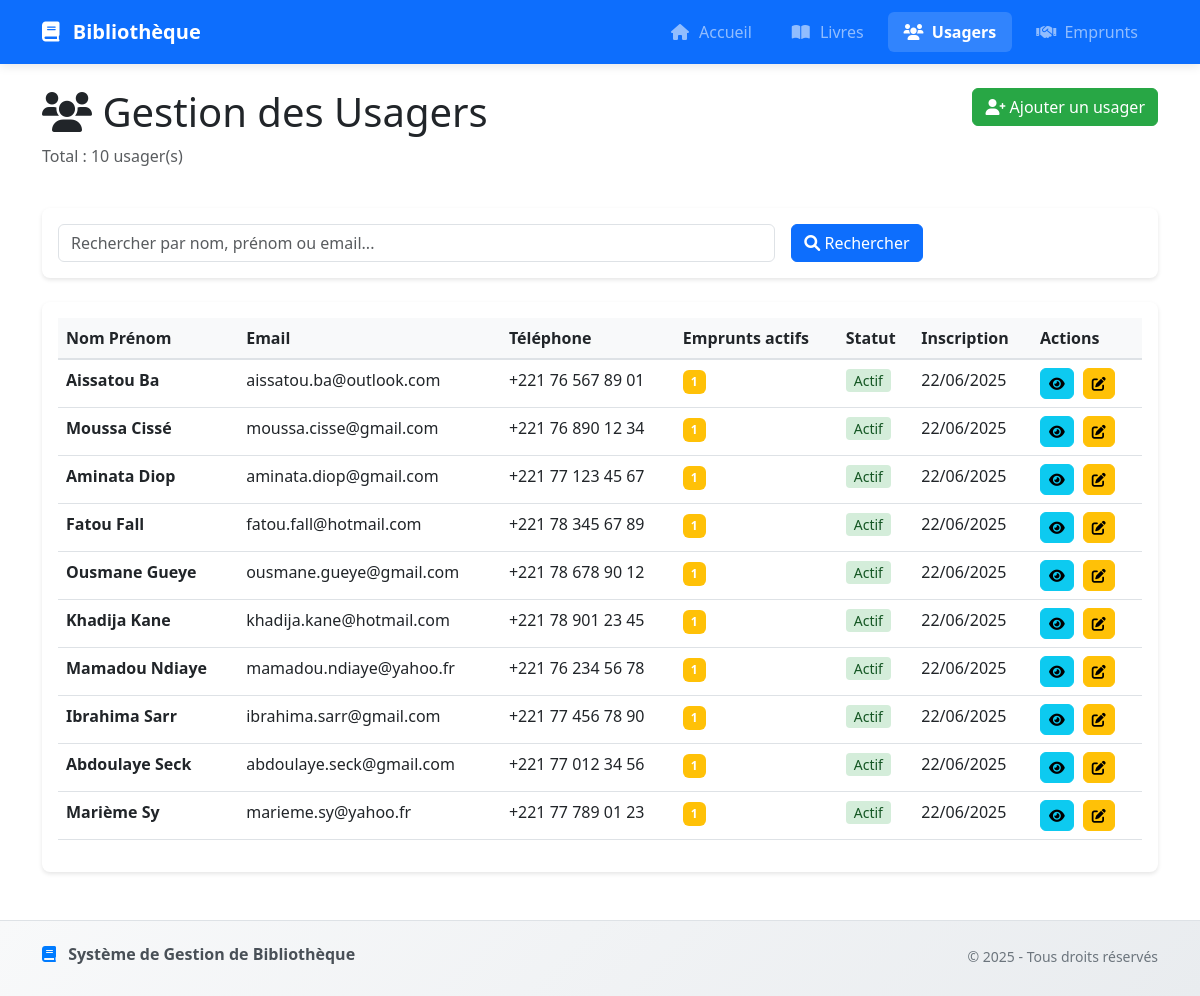
Page /pages/usagers/usagers.php on the earlier database version.
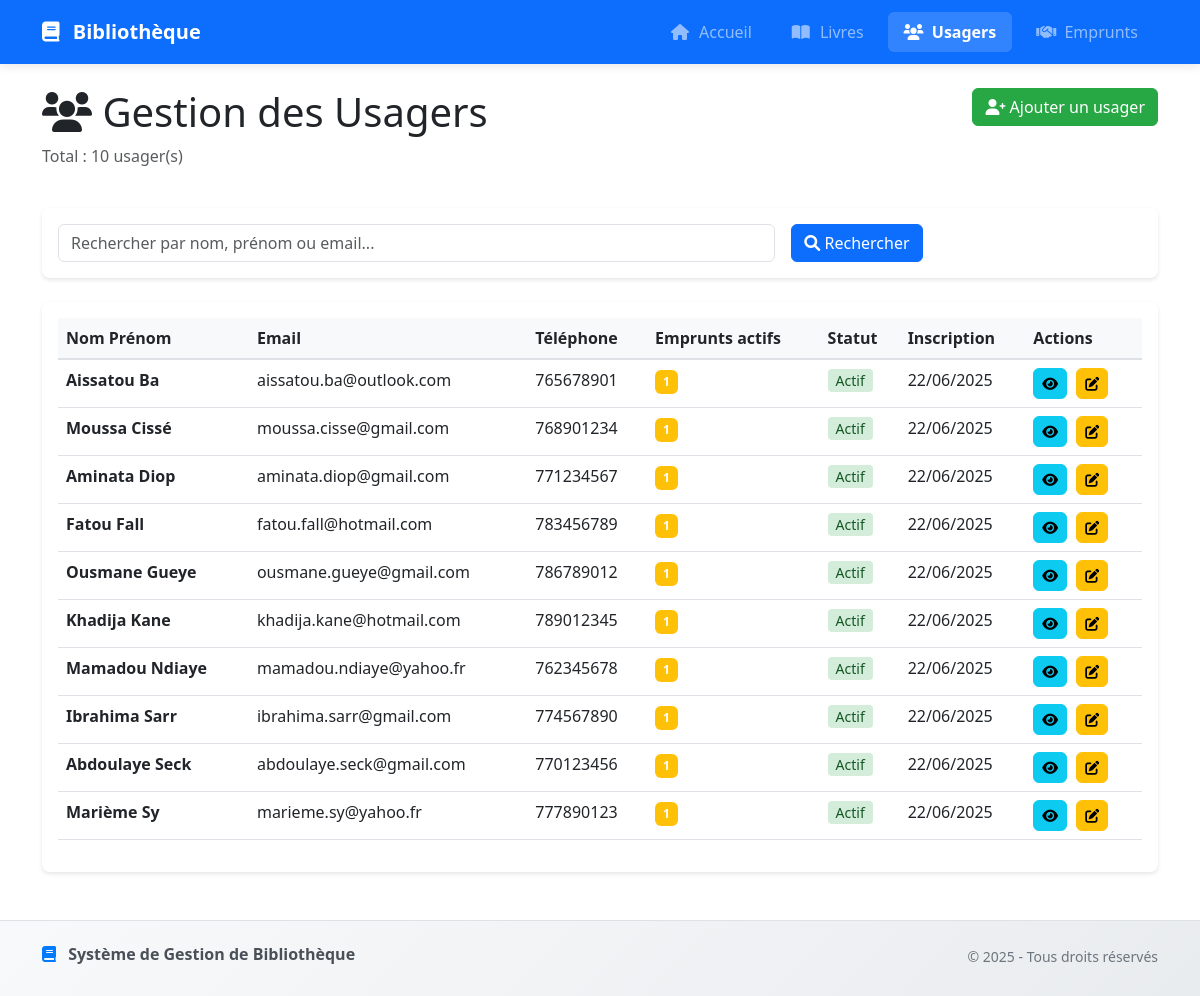
Same page on the later database version.
### tables this page shows
CREATE TABLE usagers (
    id INT PRIMARY KEY AUTO_INCREMENT,
    nom VARCHAR(100) NOT NULL,
    prenom VARCHAR(100) NOT NULL,
    email VARCHAR(255) UNIQUE NOT NULL,
    telephone VARCHAR(20),
    date_inscription TIMESTAMP DEFAULT CURRENT_TIMESTAMP,
    statut ENUM('actif', 'suspendu') DEFAULT 'actif'
);

### pages/usagers/usagers.php (the view, shortened to what the changed rows need)
<?php
require_once '../../config/database.php';
require_once '../../includes/functions.php';
$search = $_GET['search'] ?? '';
$page = max(1, (int)($_GET['page'] ?? 1));
$per_page = 10;
$result = getUsagers($pdo, $search, $page, $per_page);
$usagers = $result['usagers'];
include '../../includes/header.php';
?>
<link rel="stylesheet" href="../../assets/css/usagers.css">
<div class="row mb-4">
    <div class="col-md-8">
        <h1><i class="fas fa-users"></i> Gestion des Usagers</h1>
    </div>
</div>
<div class="card">
    <div class="card-body">
        <?php if (!empty($usagers)): ?>
            <div class="table-responsive">
                <table class="table table-hover">
                    <thead>
                        <tr>
                            <th>Nom Prénom</th>
                            <th>Email</th>
                            <th>Téléphone</th>
                            <th>Emprunts actifs</th>
                            <th>Statut</th>
                            <th>Inscription</th>
                            <th>Actions</th>
                        </tr>
                    </thead>
                    <tbody>
                        <?php foreach ($usagers as $usager): ?>
                            <tr>
                                <td>
                                    <strong><?php echo htmlspecialchars($usager['prenom'] . ' ' . $usager['nom']); ?></strong>
                                </td>
                                <td><?php echo htmlspecialchars($usager['email']); ?></td>
                                <td><?php echo htmlspecialchars($usager['telephone'] ?? '-'); ?></td>
                                <td>
                                    <?php if ($usager['emprunts_actifs'] > 0): ?>
                                        <span class="badge bg-warning">
                                            <?php echo $usager['emprunts_actifs']; ?>
                                        </span>
                                    <?php else: ?>
                                        <span class="text-muted">0</span>
                                    <?php endif; ?>
                                </td>
                                <td><?php echo getBadgeStatut($usager['statut']); ?></td>
                                <td><?php echo formaterDate($usager['date_inscription']); ?></td>
                                <td>
                                    <a href="voirUsager.php?id=<?php echo $usager['id']; ?>"
                                       class="btn btn-sm btn-info btn-action">
                                        <i class="fas fa-eye"></i>
                                    </a>
                                    <a href="?modifier=<?php echo $usager['id']; ?>"
                                       class="btn btn-sm btn-warning btn-action">
                                        <i class="fas fa-edit"></i>
                                    </a>
                                </td>
                            </tr>
                        <?php endforeach; ?>
                    </tbody>
                </table>
            </div>
        <?php endif; ?>
    </div>
</div>
<?php include '../../includes/footer.php'; ?>

### includes/functions.php (shortened to what the changed rows need)
<?php
function getUsagers($pdo, $search = '', $page = 1, $per_page = 10) {
    $offset = ($page - 1) * $per_page;
    try {
        $where_clause = '';
        $params = [];
        $stmt = $pdo->prepare("SELECT COUNT(*) as total FROM usagers $where_clause");
        $stmt->execute($params);
        $total_usagers = $stmt->fetch()['total'];
        $total_pages = ceil($total_usagers / $per_page);
        $stmt = $pdo->prepare("
            SELECT u.*,
                   COALESCE(e.emprunts_actifs, 0) as emprunts_actifs
            FROM usagers u
            LEFT JOIN (
                SELECT usager_id, COUNT(*) as emprunts_actifs
                FROM emprunts
                WHERE statut = 'en_cours'
                GROUP BY usager_id
            ) e ON u.id = e.usager_id
            $where_clause
            ORDER BY u.nom, u.prenom
            LIMIT $per_page OFFSET $offset
        ");
        $stmt->execute($params);
        $usagers = $stmt->fetchAll();
        return [
            'success' => true,
            'usagers' => $usagers,
            'total' => $total_usagers,
            'total_pages' => $total_pages,
            'current_page' => $page
        ];
    } catch (PDOException $e) {
        return [
            'success' => false,
            'error' => 'Erreur lors de la récupération des usagers : ' . $e->getMessage(),
            'usagers' => [],
            'total' => 0,
            'total_pages' => 0,
            'current_page' => 1
        ];
    }
}
function formaterDate($date) {
    return date('d/m/Y', strtotime($date));
}
function getBadgeStatut($statut) {
    if ($statut === 'actif') {
        return '<span class="status-actif">Actif</span>';
    } else {
        return '<span class="status-retard">Suspendu</span>';
    }
}

Differences in the rows shown:
changed usagers "Aissatou Ba": telephone "+221 76 567 89 01" → "765678901"
changed usagers "Moussa Cissé": telephone "+221 76 890 12 34" → "768901234"
changed usagers "Aminata Diop": telephone "+221 77 123 45 67" → "771234567"
changed usagers "Fatou Fall": telephone "+221 78 345 67 89" → "783456789"
changed usagers "Ousmane Gueye": telephone "+221 78 678 90 12" → "786789012"
changed usagers "Khadija Kane": telephone "+221 78 901 23 45" → "789012345"
changed usagers "Mamadou Ndiaye": telephone "+221 76 234 56 78" → "762345678"
changed usagers "Ibrahima Sarr": telephone "+221 77 456 78 90" → "774567890"
changed usagers "Abdoulaye Seck": telephone "+221 77 012 34 56" → "770123456"
changed usagers "Marième Sy": telephone "+221 77 789 01 23" → "777890123"
